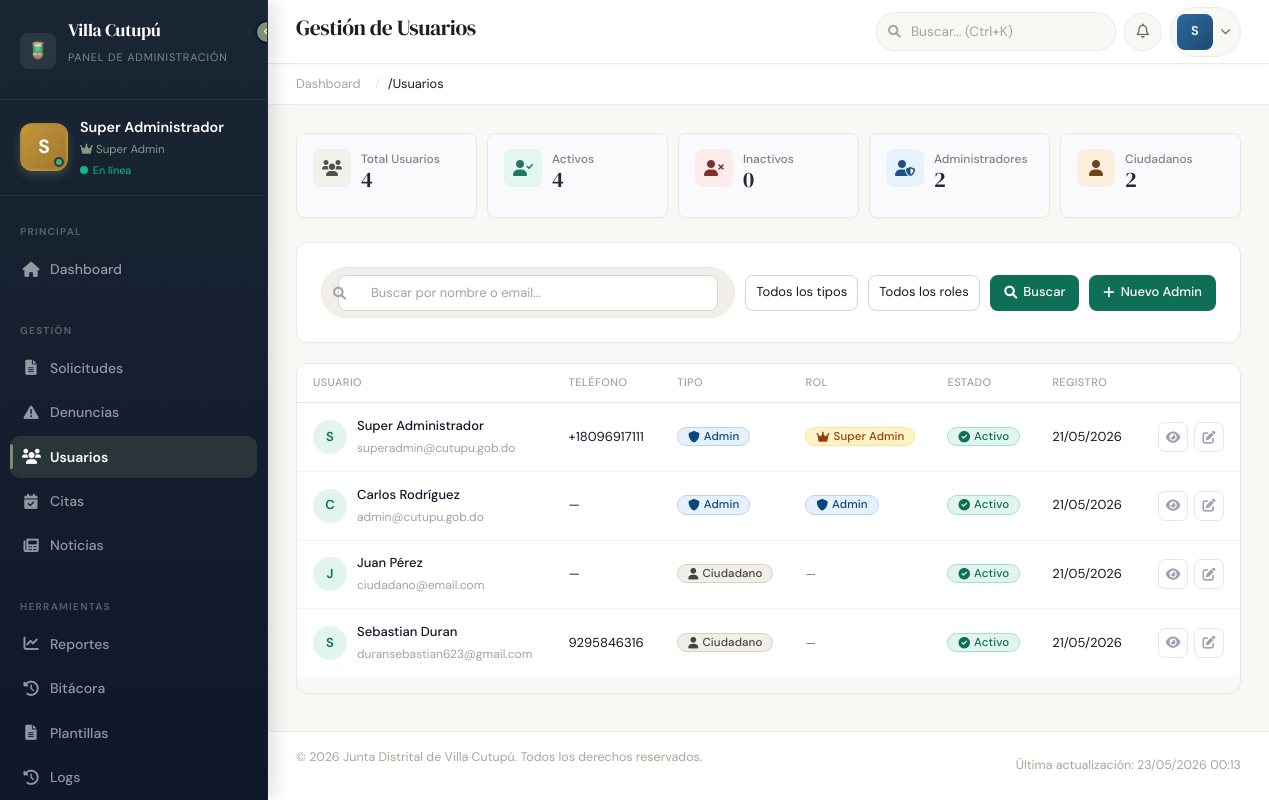
The page /admin/usuarios (signed in) on the database as committed earlier.
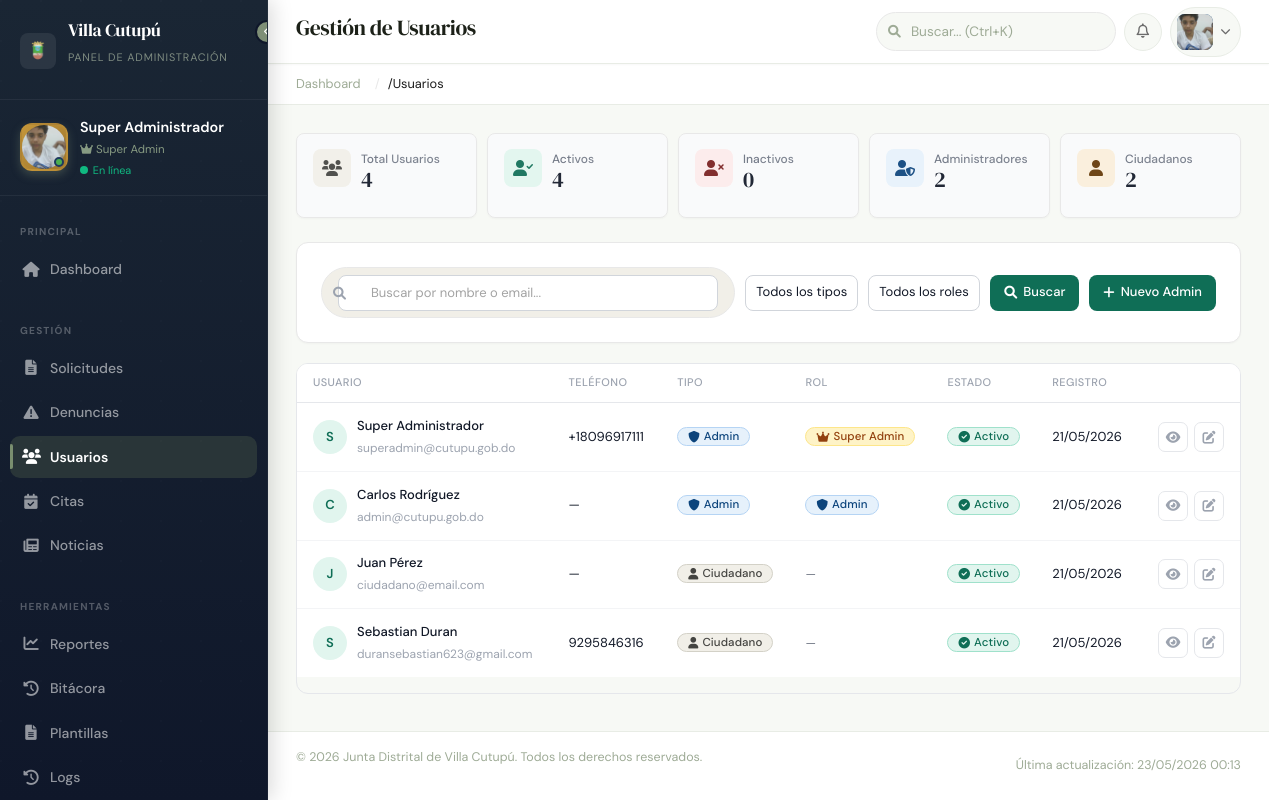
The same page on the database as committed later.
### models/usuario.py (models this page shows, shortened)
class Usuario(db.Model, UserMixin):
    __tablename__ = 'usuarios'
    id = db.Column(db.Integer, primary_key=True)
    email = db.Column(db.String(120), unique=True, nullable=False)
    password = db.Column(db.String(200), nullable=False)
    nombre = db.Column(db.String(100))
    apellidos = db.Column(db.String(100))
    nombre_completo = db.Column(db.String(150))
    cedula = db.Column(db.String(50))
    fecha_nacimiento = db.Column(db.String(50))
    direccion = db.Column(db.Text)
    telefono = db.Column(db.String(50))
    tipo = db.Column(db.String(50), default='ciudadano')
    rol = db.Column(db.String(50), nullable=True)  # Legacy: nombre del rol
    rol_id = db.Column(db.Integer, db.ForeignKey('roles.id'), nullable=True)
    rol_relacion = db.relationship('Rol', back_populates='usuarios', foreign_keys=[rol_id])
    foto_perfil = db.Column(db.String(500))  # legacy/local
    foto_perfil_url = db.Column(db.String(500), nullable=True)  # cloudinary
    foto_perfil_public_id = db.Column(db.String(200), nullable=True)
    google_id = db.Column(db.String(100), nullable=True, unique=True)
    activo = db.Column(db.Boolean, default=True)
    notas_admin = db.Column(db.Text)
    notificaciones_email = db.Column(db.Boolean, default=True)
    notificaciones_whatsapp = db.Column(db.Boolean, default=False)
    fecha_registro = db.Column(db.DateTime, default=datetime.utcnow)
    ultimo_acceso = db.Column(db.DateTime)

### admin.py (the view, shortened to what this page needs)
@admin_bp.route("/usuarios")
@admin_required
@permiso_requerido(Permiso.VER_USUARIOS)
def listar_usuarios():
    busqueda = request.args.get('q', '')
    tipo = request.args.get('tipo', '')
    rol = request.args.get('rol', '')
    query = Usuario.query
    if tipo:
        query = query.filter_by(tipo=tipo)
    if rol:
        query = query.filter_by(rol=rol)
    usuarios = query.all()
    usuarios_lista = []
    for u in usuarios:
        usuarios_lista.append({
            "email": u.email,
            "nombre": u.nombre or "",
            "apellidos": u.apellidos or "",
            "telefono": u.telefono or "",
            "tipo": u.tipo,
            "rol": u.rol,
            "activo": u.activo,
            "fecha_registro": u.fecha_registro.strftime("%d/%m/%Y") if u.fecha_registro else "",
            "ultimo_acceso": u.ultimo_acceso.isoformat() if u.ultimo_acceso else None,
            "notas_admin": u.notas_admin or ""
        })
    stats = {
        'total': Usuario.query.count(),
        'activos': Usuario.query.filter_by(activo=True).count(),
        'inactivos': Usuario.query.filter_by(activo=False).count(),
        'admins': Usuario.query.filter(Usuario.rol.in_(['super_admin', 'admin', 'moderador'])).count(),
        'ciudadanos': Usuario.query.filter(Usuario.tipo == 'ciudadano').count()
    }
    return render_template(
        "admin/usuarios.html",
        usuarios=usuarios_lista,
        roles=obtener_roles(),
        filtros={'q': busqueda, 'tipo': tipo, 'rol': rol},
        stats=stats   # ← SE PASA stats AL TEMPLATE
    )

### admin.py (called while the page is built)
def admin_required(f):
    @wraps(f)
    def decorated(*args, **kwargs):
        if "user" not in session:
            flash("Acceso restringido a administradores.", "error")
            return redirect(url_for("auth.login"))
        user_email = session.get("user")
        usuario = Usuario.query.filter_by(email=user_email).first()
        if not usuario:
            flash("Usuario no encontrado.", "error")
            return redirect(url_for("auth.login"))
        user_rol = usuario.rol
        if user_rol not in ["super_admin", "admin", "moderador"] and usuario.tipo != "admin":
            flash("Acceso restringido a administradores.", "error")
            return redirect(url_for("index"))
        session["user_rol"] = user_rol
        return f(*args, **kwargs)
    return decorated

### app.py (called while the page is built, shortened)
@app.after_request
def manejar_redirect_google(response):
    return response

### models/configuracion.py (called while the page is built, shortened)
    @classmethod
    def get(cls, clave, default=None):
        if clave in cls._cache:
            return cls._cache[clave]

### models/menu_item.py (called while the page is built)
    @staticmethod
    def obtener_menu_completo():
        return MenuItem.query.filter_by(padre_id=None, activo=True)\
            .order_by(MenuItem.orden).all()

### templates/admin/usuarios.html (shortened to what the changed rows need)
{% extends "admin/base_admin.html" %}
{% block page_title %}Gestión de Usuarios{% endblock %}
{% block content %}
<div class="table-container">
  <table class="table" id="usuariosTable">
    <thead>
      <tr>
        <th style="width:260px">Usuario</th>
        <th style="width:110px">Teléfono</th>
        <th style="width:110px">Tipo</th>
        <th style="width:120px">Rol</th>
        <th style="width:100px">Estado</th>
        <th style="width:110px">Registro</th>
        <th style="width:80px"></th>
      </tr>
    </thead>
    <tbody>
      {% for u in usuarios %}
      <tr>
        <td>
          <div class="user-info">
            <div class="avatar-circle">
              {{ (u.nombre or u.email)[0]|upper }}
            </div>
            <div>
              <div class="user-nombre">{{ u.nombre }} {{ u.apellidos }}</div>
              <div class="user-email">{{ u.email }}</div>
            </div>
          </div>
        </td>
        <td class="fecha-text">{{ u.telefono or '—' }}</td>
        <td>
          <span class="badge badge-{{ u.tipo }}">
            {% if u.tipo == 'admin' %}<i class="fas fa-shield-alt"></i>
            {% else %}<i class="fas fa-user"></i>
            {% endif %}
            {{ u.tipo|title }}
          </span>
        </td>
        <td>
          {% if u.rol %}
            <span class="badge badge-{{ u.rol }}">
              {% if u.rol == 'super_admin' %}<i class="fas fa-crown"></i>
              {% elif u.rol == 'admin' %}<i class="fas fa-shield-alt"></i>
              {% else %}<i class="fas fa-user-shield"></i>
              {% endif %}
              {{ u.rol|replace('_', ' ')|title }}
            </span>
          {% else %}
            <span class="fecha-text">—</span>
          {% endif %}
        </td>
        <td>
          <span class="badge {{ 'badge-activo' if u.activo else 'badge-inactivo' }}">
            <i class="fas {{ 'fa-check-circle' if u.activo else 'fa-times-circle' }}"></i>
            {{ 'Activo' if u.activo else 'Inactivo' }}
          </span>
        </td>
        <td class="fecha-text">{{ u.fecha_registro or '—' }}</td>
        <td>
          <div class="actions-cell">
            <a href="{{ url_for('admin.detalle_usuario', email=u.email) }}"
               class="btn-icon" title="Ver detalle">
              <i class="fas fa-eye"></i>
            </a>
            <a href="{{ url_for('admin.editar_usuario', email=u.email) }}"
               class="btn-icon" title="Editar">
              <i class="fas fa-edit"></i>
            </a>
          </div>
        </td>
      </tr>
      {% endfor %}
    </tbody>
  </table>
</div>
{% endblock %}

### templates/admin/base_admin.html (shortened to what the changed rows need)
<!DOCTYPE html>
<html lang="es">
<head>
    <link rel="stylesheet" href="https://cdn.jsdelivr.net/npm/bootstrap@5.3.0/dist/css/bootstrap.min.css">
    <link rel="stylesheet" href="https://cdnjs.cloudflare.com/ajax/libs/font-awesome/6.0.0/css/all.min.css">
    <link rel="stylesheet" href="{{ url_for('static', filename='css/admin.css') }}">
    <link rel="stylesheet" href="{{ url_for('static', filename='css/admin-enhanced.css') }}">
    <link rel="stylesheet" href="{{ url_for('static', filename='css/admin-users.css') }}">
</head>
<body class="admin-body">
    <div class="admin-wrapper">
        <aside class="admin-sidebar" id="sidebar">
            <div class="admin-sidebar-header">
                <div class="logo-area">
                    <div class="logo-text">
                        <h2>Villa Cutupú</h2>
                    </div>
                </div>
            </div>
            <div class="admin-user-profile">
                <div class="profile-avatar {% if session.get('user_rol') == 'super_admin' %}avatar-super{% endif %}">
                    {% if foto_perfil %}
                        <img src="{{ foto_perfil }}" alt="Foto de perfil" style="width:100%;height:100%;object-fit:cover;border-radius:50%;">
                    {% else %}
                        {{ user_name[0] if user_name else 'A' }}
                    {% endif %}
                    <span class="avatar-status-dot"></span>
                </div>
                <div class="profile-info">
                    <div class="profile-name">{{ user_name }}</div>
                    <div class="profile-role">
                        {% if session.get('user_rol') == 'super_admin' %}
                            <i class="fas fa-crown"></i> Super Admin
                        {% elif session.get('user_rol') == 'admin' %}
                            <i class="fas fa-shield-alt"></i> Administrador
                        {% else %}
                            <i class="fas fa-user-shield"></i> Moderador
                        {% endif %}
                    </div>
                    <div class="profile-status">
                        <span class="status-dot"></span>
                        En línea
                    </div>
                </div>
            </div>
        </aside>
        <main class="admin-content" id="mainContent">
            <header class="admin-header">
                <div class="header-left">
                    <h1>{% block page_title %}Dashboard{% endblock %}</h1>
                </div>
                <div class="header-right">
                    <div class="header-profile">
                        <button class="profile-btn" id="profileBtn">
                            <div class="profile-avatar-small">
                                {% if foto_perfil %}
                                    <img src="{{ foto_perfil }}" alt="Foto" style="width:100%;height:100%;object-fit:cover;">
                                {% else %}
                                    {{ user_name[0] if user_name else 'A' }}
                                {% endif %}
                            </div>
                            <i class="fas fa-chevron-down"></i>
                        </button>
                    </div>
                </div>
            </header>
            <div class="admin-content-inner">
                {% block content %}{% endblock %}
            </div>
        </main>
    </div>
</body>
</html>

Rows that differ between the two databases and show on the page:
changed Usuario "Super": foto_perfil: picture added
Other text that changed with them:
{{ user_name[0] if user_name else 'A' }}: "S" → (not shown)
